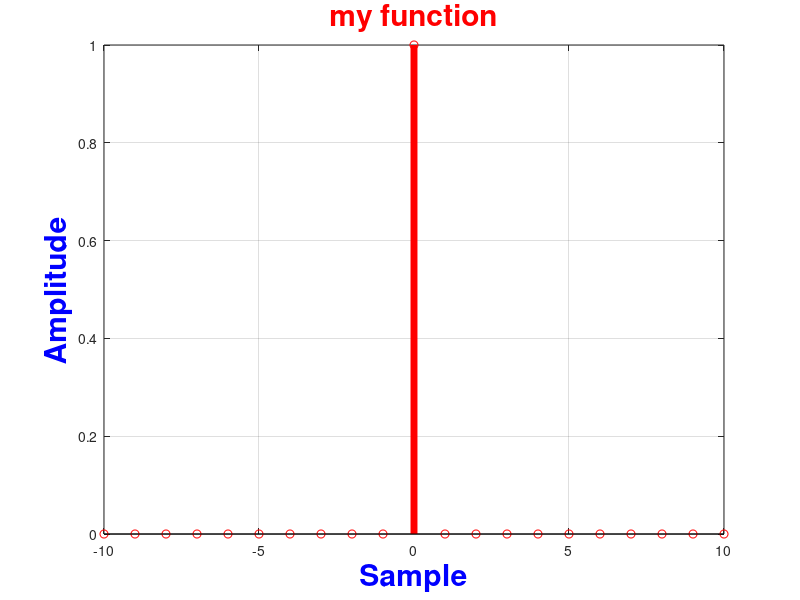

Reproduce this figure in MATLAB.
clear all

n1 = -10;
n2 = 10;
n = 0;
x = n1:n2;
y = (x-n==0);
stem(x,y,'r','LineWidth',5);
xlabel('\bf\color{blue}\fontsize{30}Sample')
ylabel('\bf\color{blue}\fontsize{30}Amplitude');
title('\bf\color{red}\fontsize{30}my function');
grid on
axis tight

